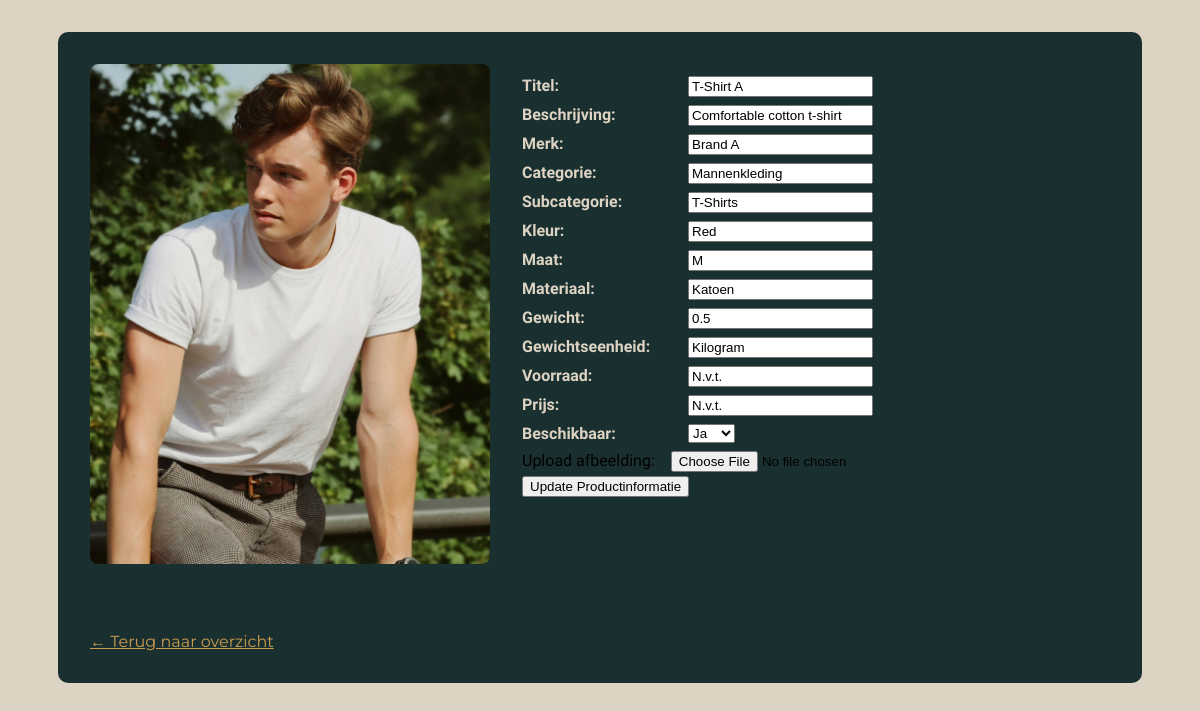
The app's page /admin/product.php?id=1 with its own data.
### tables this page shows
CREATE TABLE
    `Articles` (
        `ArticleID` INT NOT NULL AUTO_INCREMENT PRIMARY KEY,
        `Name` VARCHAR(50),
        `Size` VARCHAR(10),
        `Weight` FLOAT,
        `WeightUnit` ENUM ('Gram', 'Kilogram'),
        `Color` VARCHAR(20),
        `Description` TEXT,
        `Image` BLOB,
        `Category` ENUM ('Accessoires', 'Mannenkleding', 'Vrouwenkleding'),
        `SubCategory` ENUM (
            'Jurken',
            'T-Shirts',
            'Broeken',
            'Jassen',
            'Schoenen'
        ),
        `Material` ENUM (
            'Acryl',
            'Zijde',
            'Jute',
            'Katoen',
            'Linnen',
            'Spandex'
        ),
        `Brand` VARCHAR(50) NOT NULL,
        `Availability` BOOLEAN DEFAULT FALSE
    );

### public_html/admin/product.php (called while the page is built, shortened)
<?php
$data = require_once '../../project_root/Controllers/product_detail_controller.php';
extract($data);
require_once 'views/product_detail_view.php';

### project_root/Controllers/product_detail_controller.php (called while the page is built, shortened)
<?php
require_once __DIR__ . '/../repositories/ArticlesRepository.php';
$db = new Database();
$pdo = $db->getConnection();
$articlesRepo = new ArticlesRepository($pdo);
$id = (int) ($_GET['id'] ?? 0);
$artikel = $articlesRepo->findById($id);
$categorieClass = strtolower(str_replace(' ', '-', $artikel->getArticleCategory()));
return [
    'artikel' => $artikel,
    'categorieClass' => $categorieClass
];

### project_root/repositories/ArticlesRepository.php (called while the page is built, shortened)
<?php
require_once __DIR__ . '/../Models/Articles.php';
class ArticlesRepository
{
    private $pdo;
    public function __construct(PDO $pdo)
    {
        $this->pdo = $pdo;
    }
    public function findById(int $id): ?Articles
    {
        $stmt = $this->pdo->prepare("SELECT * FROM articles WHERE ArticleID = :id");
        $stmt->execute(['id' => $id]);
        $row = $stmt->fetch(PDO::FETCH_ASSOC);
        if ($row) {
            return new Articles(
                $row['ArticleID'],
                $row['Name'],
                $row['Size'],
                (float) $row['Weight'],
                $row['WeightUnit'],
                $row['Color'],
                $row['Description'],
                $row['Image'],
                $row['Category'],
                $row['SubCategory'],
                $row['Material'],
                $row['Brand'],
                (bool) $row['Availability']
            );
        }
        return null;
    }
}

### project_root/Models/Articles.php (called while the page is built, shortened)
<?php
class Articles
{
    private int $articleID;
    private string $articleName;
    private string $size;
    private float $weight;
    private string $weightUnit;
    private string $color;
    private string $articleDescription;
    private ?string $articleImagePath;
    private string $articleCategory;
    private string $articleSubCategory;
    private string $articleMaterial;
    private string $articleBrand;
    private bool $articleAvailability;
    public function __construct(int $articleID, string $articleName, string $size, float $weight, string $weightUnit, string $color, string $articleDescription, ?string $articleImagePath, string $articleCategory, string $articleSubCategory, string $articleMaterial, string $articleBrand, bool $articleAvailability, $crudModel = null)
    {
        $this->articleID = $articleID;
        $this->articleName = $articleName;
        $this->size = $size;
        $this->weight = $weight;
        $this->weightUnit = $weightUnit;
        $this->color = $color;
        $this->articleDescription = $articleDescription;
        $this->articleImagePath = $articleImagePath;
        $this->articleCategory = $articleCategory;
        $this->articleSubCategory = $articleSubCategory;
        $this->articleMaterial = $articleMaterial;
        $this->articleBrand = $articleBrand;
        $this->articleAvailability = $articleAvailability;
    }
    public function getImageUrl(): string
    {
            return 'Images/productImages/' . $this->articleID . '.jpg';
    }
    public function imageExists(): bool {
    $serverPath = __DIR__ . '/../../public_html/Images/productImages/' . $this->articleID . '.jpg';
    return file_exists($serverPath);
    }
    public function createAssociativeArray(){
        $articlesArray = array(
            'ArticleID' => $this->articleID,
            'Name' => $this->articleName,
            'Size' => $this->size,
            'Weight' => $this->weight,
            'WeightUnit' => $this->weightUnit,
            'Color' => $this->color,
            'Description' => $this->articleDescription,
            'Image' => $this->articleImagePath,
            'Category' => $this->articleCategory,
            'SubCategory' => $this->articleSubCategory,
            'Material' => $this->articleMaterial,
            'Brand' => $this->articleBrand,
            'Availability' => $this->articleAvailability
        );
        return $articlesArray;
    }
    public function getArticleName() { return $this->articleName; }
    public function getWeight() { return $this->weight; }
    public function getWeightUnit() { return $this->weightUnit; }
    public function getColor() { return $this->color; }
    public function getSize() { return $this->size; }
    public function getArticleDescription() { return $this->articleDescription; }
    public function getArticleCategory() { return $this->articleCategory; }
    public function getArticleSubCategory() { return $this->articleSubCategory; }
    public function getArticleMaterial() { return $this->articleMaterial; }
    public function getArticleBrand() { return $this->articleBrand; }
    public function getArticleAvailability() { return $this->articleAvailability; }
}
?>

### project_root/Helpers/ViewHelper.php (called while the page is built, shortened)
<?php
class ViewHelper
{
    public static function e($value): string
    {
        return htmlspecialchars((string)$value, ENT_QUOTES, 'UTF-8');
    }
}

### public_html/admin/views/product_detail_view.php (the view, shortened to what this page needs)
<?php
require_once __DIR__ . '/../../../project_root/Helpers/ViewHelper.php';
?>
<!DOCTYPE html>
<html lang="nl">
<head>
   <link rel="stylesheet" href="../../public_html/css/styles.css">
   <link rel="stylesheet" href="../../public_html/css/product.css">
</head>
<body>
<main>
    <div class="product-detail-container <?= $categorieClass; ?>">
    <div class="product-detail-layout">
        <div class="product-detail-image">
            <?php if ($artikel->imageExists()): ?>
                <img src="../../public_html/<?= $artikel->getImageUrl(); ?>" alt="Afbeelding van <?= htmlspecialchars($artikel->getArticleName()); ?>">
            <?php else: ?>
                <img src="Images/placeholder.jpg" alt="Geen afbeelding beschikbaar">
            <?php endif; ?>
        </div>
        <form action="../../project_root/Controllers/product_update_controller.php" method="post" enctype="multipart/form-data">
        <ul class="product-attributes">
            <li><input type="hidden" id="productID" name="productID" value="<?= ViewHelper::e($artikel->getArticleID()); ?>"></li>
            <li><div class="attr-label">Titel:</div><input type="text" id="productName" name="productName" value="<?= ViewHelper::e($artikel->getArticleName()); ?>" required></li>
            <li><div class="attr-label">Beschrijving:</div><input type="text" id="productDescription" name="productDescription" value="<?= ViewHelper::e($artikel->getArticleDescription()); ?>" required></li>
            <li><div class="attr-label">Merk:</div><input type="text" id="productBrand" name="productBrand" value="<?= ViewHelper::e($artikel->getArticleBrand()); ?>" required></li>
            <li><div class="attr-label">Categorie:</div><input type="text" id="productCategory" name="productCategory" value="<?= ViewHelper::e($artikel->getArticleCategory()); ?>" required></li>
            <li><div class="attr-label">Subcategorie:</div><input type="text" id="productSubCategory" name="productSubCategory" value="<?= ViewHelper::e($artikel->getArticleSubCategory()); ?>" required></li>
            <li><div class="attr-label">Kleur:</div><input type="text" id="productColor" name="productColor" value="<?= ViewHelper::e($artikel->getColor()); ?>" required></li>
            <li><div class="attr-label">Maat:</div><input type="text" id="productSize" name="productSize" value="<?= ViewHelper::e($artikel->getSize()); ?>" required></li>
            <li><div class="attr-label">Materiaal:</div><input type="text" id="productMaterial" name="productMaterial" value="<?= ViewHelper::e($artikel->getArticleMaterial()); ?>" required></li>
            <li><div class="attr-label">Gewicht:</div><input type="text" id="productWeight" name="productWeight" value="<?= ViewHelper::e($artikel->getWeight()); ?>" required></li>
            <li><div class="attr-label">Gewichtseenheid:</div><input type="text" id="productWeightUnit" name="productWeightUnit" value="<?= ViewHelper::e($artikel->getWeightUnit()); ?>" required></li>
            <li><div class="attr-label">Voorraad:</div><input type="text" id="productStock" name="productStock" value="<?= method_exists($artikel, 'getQuantityOfStock') ? ViewHelper::e($artikel->getQuantityOfStock()) : 'N.v.t.'; ?>" required></li>
            <li><div class="attr-label">Prijs:</div><input type="text" id="productPrice" name="productPrice" value="<?= method_exists($artikel, 'getPrice') ? '€' . number_format($artikel->getPrice(), 2, ',', '.') : 'N.v.t.'; ?>" required></li>
            <li><div class="attr-label">Beschikbaar:</div>
                <select id="productAvailability" name="productAvailability" required>
                    <option value="1" <?= $artikel->getArticleAvailability() ? 'selected' : ''; ?>>Ja</option>
                </select>
            </li>
            <li><label for="file">Upload afbeelding:</label>
            <input type="file" name="imagePath" id="file" accept="image/jpeg"></li>
        </ul>
        <button type="submit" name="update">Update Productinformatie</button>
        </form>
        <a href="products.php" class="back-link">← Terug naar overzicht</a>
        </div>
    </div>
</main>
</body>
</html>

### public_html/css/styles.css (style rules this page uses)
body { margin: auto; background-color: #142227; }

### public_html/css/product.css (style rules this page uses)
body { margin: auto; background-color: #dcd3c2; }
.product-detail-container { width: 85%; margin: 2rem auto; padding: 2rem; background-color: #1a3030; border-radius: 10px; }
.product-detail-layout { display: flex; flex-wrap: wrap; gap: 2rem; }
.product-detail-image img { max-width: 400px; width: 100%; border-radius: 8px; }
.back-link { display: inline-block; margin-top: 2rem; color: #cc9c4e; font-family: "Montserrat", sans-serif; }
.product-attributes { list-style: none; padding: 0; margin: 0; }
.product-attributes li { display: flex; padding: 4px 0; font-family: "Raleway", sans-serif; gap: 1rem; align-items: flex-start; }
.attr-label { flex: 0 0 150px; font-weight: bold; color: #dcd3c2; }

### records on screen
articles: productName "T-Shirt A", productDescription "Comfortable cotton t-shirt", productBrand "Brand A", productCategory "Mannenkleding", productSubCategory "T-Shirts", productColor "Red", productSize "M", productMaterial "Katoen", productWeight "0.5", productWeightUnit "Kilogram"
